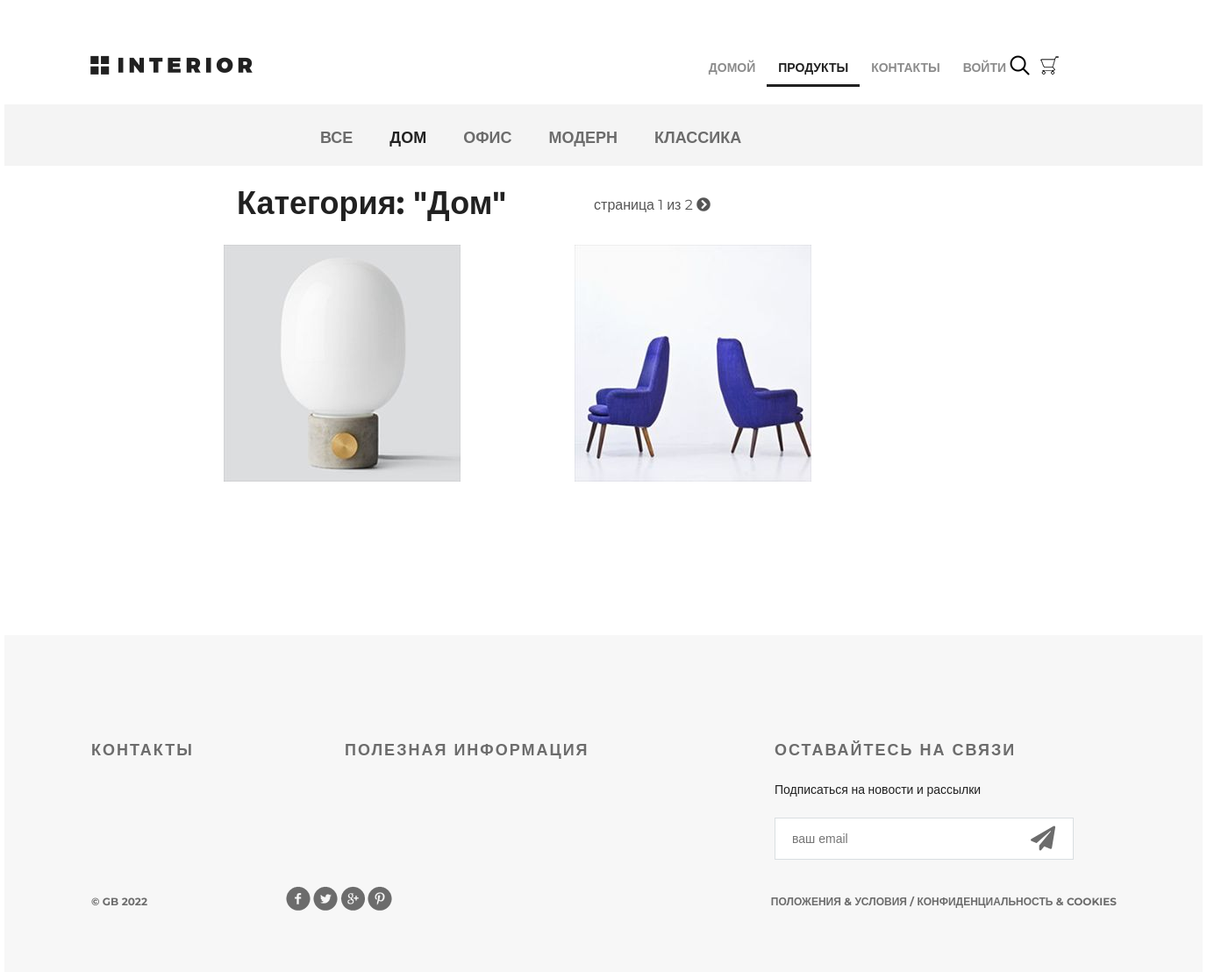
Page /products/category/1/ on the committed database.
### mainapp/models.py (models this page shows, shortened)
class ProductCategory(models.Model):
    name = models.CharField(verbose_name="имя", max_length=64, unique=True)
    description = models.TextField(verbose_name="описание", blank=True)
    is_active = models.BooleanField(verbose_name="категория активна", default=True)

class Product(models.Model):
    category = models.ForeignKey(ProductCategory, on_delete=models.CASCADE)
    name = models.CharField(verbose_name="имя продукта", max_length=128)
    image = models.ImageField(upload_to="products_images", blank=True)
    short_desc = models.CharField(verbose_name="краткое описание продукта", max_length=60, blank=True)
    description = models.TextField(verbose_name="описание продукта", blank=True)
    price = models.DecimalField(verbose_name="цена продукта", max_digits=8, decimal_places=2, default=0)
    quantity = models.PositiveIntegerField(verbose_name="количество на складе", default=0)
    is_active = models.BooleanField(verbose_name="продукт активен", default=True)

### mainapp/views.py (the view, shortened to what this page needs)
# urls.py: path("products/", include("mainapp.urls", namespace="products")),
def products(request, pk=None, page=1):
    title = "продукты"
    links_menu = ProductCategory.objects.filter(is_active=True)
    basket = get_basket(request.user)
    if pk is not None:
        if pk == 0:
            category = {"pk": 0, "name": "все"}
            products = Product.objects.filter(is_active=True, category__is_active=True).order_by("price")
        else:
            category = get_object_or_404(ProductCategory, pk=pk)
            products = Product.objects.filter(category__pk=pk, is_active=True, category__is_active=True).order_by(
                "price"
            )
        paginator = Paginator(products, 2)
        try:
            products_paginator = paginator.page(page)
        except PageNotAnInteger:
            products_paginator = paginator.page(1)
        except EmptyPage:
            products_paginator = paginator.page(paginator.num_pages)
        content = {
            "title": title,
            "links_menu": links_menu,
            "category": category,
            "products": products_paginator,
            "media_url": settings.MEDIA_URL,
            "basket": basket,
        }
        return render(request, "mainapp/products_list.html", content)

### mainapp/views.py (called while the page is built)
def get_basket(user):
    if user.is_authenticated:
        return Basket.objects.filter(user=user)
    else:
        return []

### mainapp/templates/mainapp/products_list.html (shortened to what this page needs)
{% extends "mainapp/products.html" %}
{% load static %}
{% block content %}
<div class="details">
    <div class="links clearfix">
        {% include "mainapp/includes/inc_categories_menu.html" %}
    </div>
    <div class="products_list">
        <div class="title clearfix">
            <h2>Категория: "{{ category.name|title }}"</h2>
            <div class="paginator">
                <span class="current">
                    страница {{ products.number }} из {{ products.paginator.num_pages }}
                </span>
                {% if products.has_next %}
                <a href="{% url 'products:page' category.pk products.next_page_number %}"><i
                        class="fas fa-chevron-circle-right"></i></a>
                {% endif %}
            </div>
        </div>
        <div class="category-products clearfix">
            {% for product in products %}
            <div class="block">
                {% if user.is_authenticated %}
                <a href="{% url 'products:product' product.pk %}">
                    {% else %}
                    <a href="{% url 'auth:login' %}">
                        {% endif %}
                        <img src="{{ media_url }}{{ product.image }}" alt="{{ product.short_desc }}">
                    </a>
            </div>
            {% endfor %}
        </div>
    </div>
</div>
<div class="clr"></div>
{% endblock %}

### mainapp/templates/mainapp/includes/inc_categories_menu.html
<ul class="links-menu">
    <li>
        <a href="{% url 'products:category' pk=0 %}"
            class="{% if request.resolver_match.kwargs.pk == 0 %}active{% endif %}">
            все
        </a>
    </li>
    {% for link in links_menu %}
    <li>
        <a href="{% url 'products:category' link.pk %}"
            class="{% if request.resolver_match.kwargs.pk == link.pk %}active{% endif %}">
            {{ link.name }}
        </a>
    </li>
    {% endfor %}
</ul>

### static/style.css (style rules this page uses)
* { margin: 0; padding: 0; }
body { font-family: 'Montserrat', sans-serif; }
html, body { height: 100%; }
.products_list { margin-left: 250px; }
.products_list a { color: #555; text-decoration: none; }
.products_list .title { margin: 20px auto; height: 50px; float: none; }
.products_list .title h2 { margin-top: 0; float: left; }
.products_list .title .paginator { display: block; position: relative; left: 75px; top: 15px; margin-left: 25px; color: #555; float: left; }
.paginator a, .paginator a:visited { color: #555; text-decoration: none; }
.category-products { margin-bottom: 75px; }
.category-products .block a img { float: left; }
.category-products .block { float: left; margin-right: 30px; display: block; height: 370px; width: 370px; position: relative; }
.clr { height: 384px; }
.clearfix:after { content: ""; display: block; clear: both; }
.title { height: 152px; margin-right: 15px; }
.title h2 { float: left; margin-top: 118px; color: #212121; font-size: 36px; font-weight: 700; text-align: left; margin-left: 15px; }
.links { height: 70px; background-color: #f4f4f4; position: relative; padding-left: 360px; }
.links-menu { margin: 27px auto 0px; position: absolute; }
.links-menu li { float: left; list-style-type: none; padding-right: 42px; }
.links-menu li a { text-decoration: none; color: #6c6c6c; font-size: 18px; font-weight: 700; text-transform: uppercase; }
.links-menu .active { color: #212121; font-size: 18px; font-weight: 700; }

### rows in the picture
ProductCategory: name "ДОМ", name "Дом"
ProductCategory: name "ОФИС"
ProductCategory: name "МОДЕРН"
ProductCategory: name "КЛАССИКА"
Product: image (picture)
Product: image (picture)

### other values in the picture
{{ products.number }} "1"
{{ products.paginator.num_pages }} "2"
